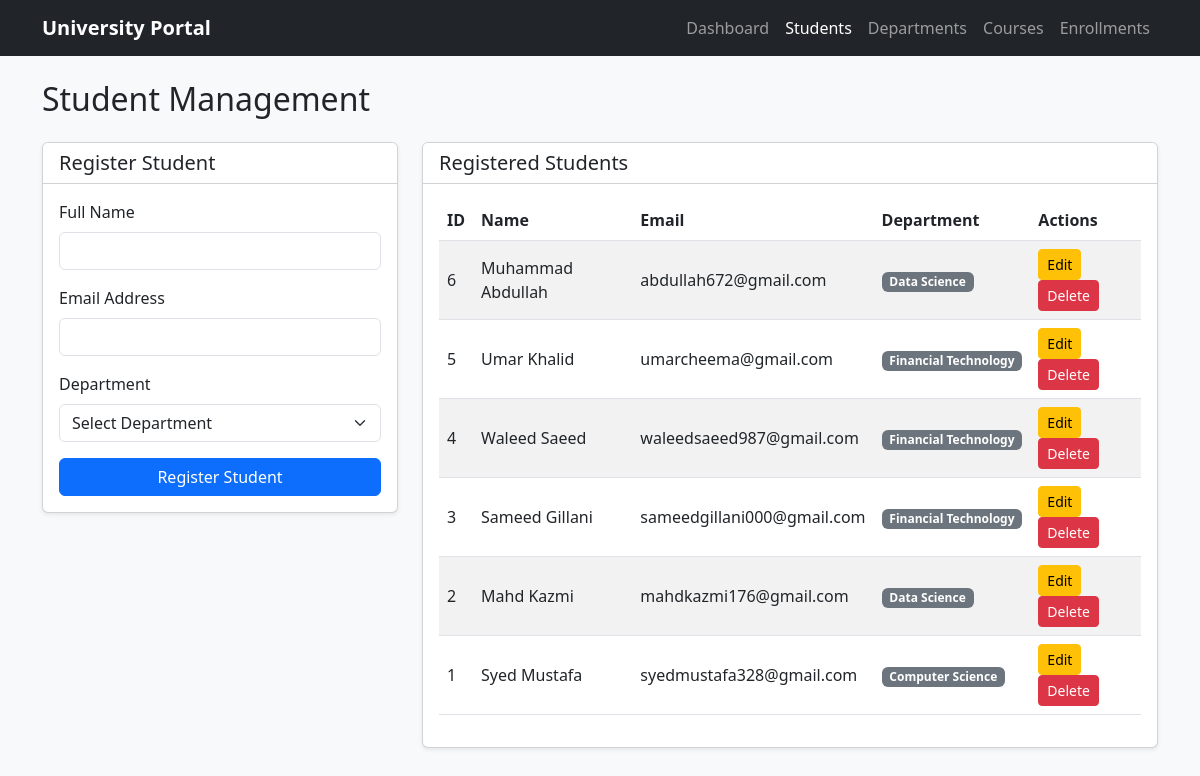
Page /students.php on the committed database.
### tables this page shows
CREATE TABLE IF NOT EXISTS students (
    id INT AUTO_INCREMENT PRIMARY KEY,
    name VARCHAR(255) NOT NULL,
    email VARCHAR(255) NOT NULL UNIQUE,
    department_id INT NOT NULL,
    created_at TIMESTAMP DEFAULT CURRENT_TIMESTAMP,
    updated_at TIMESTAMP DEFAULT CURRENT_TIMESTAMP ON UPDATE CURRENT_TIMESTAMP,
    FOREIGN KEY (department_id) REFERENCES departments(id) ON DELETE CASCADE
);

CREATE TABLE IF NOT EXISTS departments (
    id INT AUTO_INCREMENT PRIMARY KEY,
    department_name VARCHAR(255) NOT NULL UNIQUE,
    created_at TIMESTAMP DEFAULT CURRENT_TIMESTAMP
);

### students.php (the view, shortened to what this page needs)
<?php
require_once 'db.php';
$students = $pdo->query("
    SELECT students.*, departments.department_name
    FROM students
    JOIN departments ON students.department_id = departments.id
    ORDER BY students.id DESC
")->fetchAll();
?>
<!DOCTYPE html>
<html lang="en">
<head>
    <link href="https://cdn.jsdelivr.net/npm/bootstrap@5.3.0/dist/css/bootstrap.min.css" rel="stylesheet">
</head>
<body class="bg-light">
<nav class="navbar navbar-expand-lg navbar-dark bg-dark mb-4">
    <div class="container">
        <a class="navbar-brand fw-bold" href="index.php">University Portal</a>
        <div class="navbar-nav">
            <a class="nav-link" href="index.php">Dashboard</a>
            <a class="nav-link active" href="students.php">Students</a>
            <a class="nav-link" href="departments.php">Departments</a>
            <a class="nav-link" href="courses.php">Courses</a>
            <a class="nav-link" href="enrollments.php">Enrollments</a>
        </div>
    </div>
</nav>
<div class="container">
    <h2 class="mb-4">Student Management</h2>
    <div class="row">
        <div class="col-md-4 mb-4">
            <div class="card shadow-sm">
                <div class="card-header bg-white"><h5 class="mb-0">Register Student</h5></div>
                <div class="card-body">
                    <form method="POST" action="students.php">
                        <div class="mb-3">
                            <label class="form-label">Full Name</label>
                            <input type="text" name="name" class="form-control" required>
                        </div>
                        <div class="mb-3">
                            <label class="form-label">Email Address</label>
                            <input type="email" name="email" class="form-control" required>
                        </div>
                        <div class="mb-3">
                            <label class="form-label">Department</label>
                            <select name="department_id" class="form-select" required>
                                <option value="">Select Department</option>
                            </select>
                        </div>
                        <button type="submit" name="add_student" class="btn btn-primary w-100">Register Student</button>
                    </form>
                </div>
            </div>
        </div>
        <div class="col-md-8">
            <div class="card shadow-sm">
                <div class="card-header bg-white"><h5 class="mb-0">Registered Students</h5></div>
                <div class="card-body">
                    <table class="table table-striped align-middle">
                        <thead>
                            <tr><th>ID</th><th>Name</th><th>Email</th><th>Department</th><th>Actions</th></tr>
                        </thead>
                        <tbody>
                            <?php foreach ($students as $student): ?>
                                <tr>
                                    <td><?= $student['id'] ?></td>
                                    <td><?= htmlspecialchars($student['name']) ?></td>
                                    <td><?= htmlspecialchars($student['email']) ?></td>
                                    <td><span class="badge bg-secondary"><?= htmlspecialchars($student['department_name']) ?></span></td>
                                    <td>
                                        <button class="btn btn-sm btn-warning" data-bs-toggle="modal" data-bs-target="#editModal<?= $student['id'] ?>">Edit</button>
                                        <form method="POST" action="students.php" style="display:inline;" onsubmit="return confirm('Are you sure you want to delete this student?');">
                                            <button type="submit" name="delete_student" class="btn btn-sm btn-danger">Delete</button>
                                        </form>
                                    </td>
                                </tr>
                            <?php endforeach; ?>
                        </tbody>
                    </table>
                </div>
            </div>
        </div>
    </div>
</div>
</body>
</html>

### rows in the picture
students: id "6", name "Muhammad Abdullah", email "abdullah672@gmail.com", department.department_name "Data Science"
students: id "5", name "Umar Khalid", email "umarcheema@gmail.com", department.department_name "Financial Technology"
students: id "4", name "Waleed Saeed", email "waleedsaeed987@gmail.com", department.department_name "Financial Technology"
students: id "3", name "Sameed Gillani", email "sameedgillani000@gmail.com", department.department_name "Financial Technology"
students: id "2", name "Mahd Kazmi", email "mahdkazmi176@gmail.com", department.department_name "Data Science"
students: id "1", name "Syed Mustafa", email "syedmustafa328@gmail.com", department.department_name "Computer Science"
